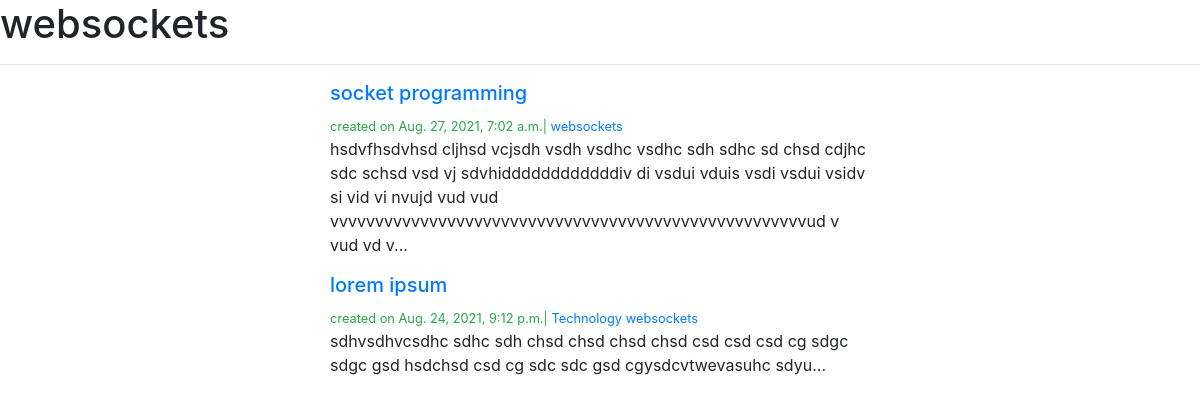
Page /myblogs/websockets/ on the committed database.
### myblogs/models.py (models this page shows)
class Category(models.Model):
    categoryName=models.CharField(max_length=100)
    def __str__(self):
        return self.categoryName

class Post(models.Model):
    title=models.CharField(max_length=100)
    blog=models.TextField()
    createdOn=models.DateTimeField(auto_now_add=True)
    lastModified=models.DateTimeField(auto_now=True)
    categories=models.ManyToManyField('Category',related_name='post')

### myblogs/views.py (the view)
# urls.py: path('<category>/',views.fecthByCategory,name="fecthByCategory")
def fecthByCategory(request,category):
    posts=Post.objects.filter(categories__categoryName__contains=category).order_by('-createdOn')
    context={
        "category":category,
		"posts":posts,
	}
    return render(request,"category.html",context)

### portfolio/template/category.html (shortened to what this page needs)
<!DOCTYPE html>
<html lang="en">
<head>
</head>
<body>
	{% extends 'base.html' %}
	{% block page_content %}
	  	<div>
		<h1>{{category}}</h1>
		<hr>
		{% for post in posts %}
		<div class ="container">
			<div class="row justify-content-center">
				<div class =col-sm-6>
					<h2><a href={% url 'fetchByPrimarykey' post.pk %}><h5 class="text-primary">{{post.title}}</h5></a></h2>
					<small class="text-success">
					created on {{post.createdOn}}|
						{% for category in post.categories.all %}
						<a href={% url "fecthByCategory" category %}>{{category}}</a>
						{% endfor %}
					</small>
					<p>{{post.blog}}...</p>
				</div>
			</div>
		</div>
		{% endfor %}
	</div>
	{% endblock page_content %}

### rows in the picture
Category: categoryName "websockets"
Post: title "socket programming", createdOn "Aug. 27, 2021, 7:02 a.m.", blog "hsdvfhsdvhsd cljhsd vcjsdh vsdh vsdhc vsdhc sdh sdhc sd chsd cdjhc sdc schsd vsd vj sdvhiddddddddddddiv di vsdui vduis vsdi vsdui vsidv si vid vi nvujd vud vud vvvvvvvvvvvvvvvvvvvvvvvvvvvvvvvvvvvvvvvvvvvvvvvvvvvvvud v vud vd v"
Post: title "lorem ipsum", createdOn "Aug. 24, 2021, 9:12 p.m.", blog "sdhvsdhvcsdhc sdhc sdh chsd chsd chsd chsd csd csd csd cg sdgc sdgc gsd hsdchsd csd cg sdc sdc gsd cgysdcvtwevasuhc sdyu"
Category: categoryName "Technology"
